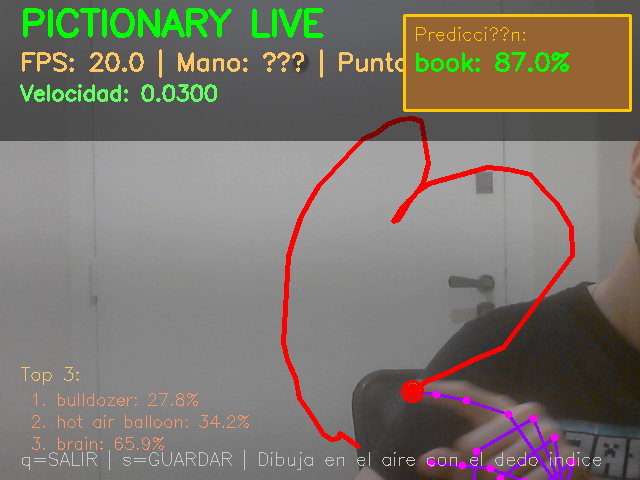
#> input picture predictions/frame_20251116_100533.png, 640 x 480 px
$ python -i advanced_vision.py   (imports and definitions only)   (older library calls are emulated)
#> lines starting #> are read from the running program, lines starting #| are printed output that depends on the picture
#> further down, picture is the input picture: shape (480, 640, 3); mean B, G, R 107.7, 117.1, 123.2
"""
Algoritmos avanzados de visión por computadora para detección de gestos.

Este módulo implementa técnicas avanzadas como background subtraction,
optical flow y análisis de movimiento para mejorar la detección de gestos.
"""

import cv2
import numpy as np
from typing import Tuple, List, Optional, Dict, Any
from dataclasses import dataclass
from enum import Enum


class BackgroundSubtractionMethod(Enum):
    """Métodos disponibles para background subtraction."""
    MOG2 = "mog2"
    KNN = "knn"
    GMG = "gmg"
    CNT = "cnt"
    GSOC = "gsoc"


class OpticalFlowMethod(Enum):
    """Métodos disponibles para optical flow."""
    LUCAS_KANADE = "lucas_kanade"
    FARNEBACK = "farneback"
    TVL1 = "tvl1"


@dataclass
class MotionVector:
    """Representa un vector de movimiento."""
    x: float
    y: float
    magnitude: float
    angle: float


@dataclass
class GestureMotion:
    """Información de movimiento de un gesto."""
    dominant_direction: float  # Ángulo dominante en grados
    average_speed: float       # Velocidad promedio
    motion_vectors: List[MotionVector]
    stability_score: float    # 0-1, qué tan estable es el movimiento
    gesture_type: str         # "drawing", "pointing", "static", "noise"


class AdvancedVisionProcessor:
    """
    Procesador avanzado de visión con background subtraction y optical flow.

    Esta clase combina múltiples técnicas de visión por computadora para
    mejorar la detección y análisis de gestos de dibujo en el aire.
    """

    def __init__(self,
                 bg_method: BackgroundSubtractionMethod = BackgroundSubtractionMethod.MOG2,
                 flow_method: OpticalFlowMethod = OpticalFlowMethod.LUCAS_KANADE,
                 learning_rate: float = 0.001,
                 history_length: int = 10):
        """
        Inicializa el procesador avanzado de visión.

        Args:
            bg_method: Método de background subtraction
            flow_method: Método de optical flow
            learning_rate: Tasa de aprendizaje para background subtraction
            history_length: Longitud del historial de frames
        """
        self.bg_method = bg_method
        self.flow_method = flow_method
        self.learning_rate = learning_rate
        self.history_length = history_length

        # Inicializar background subtractor
        self.bg_subtractor = self._create_bg_subtractor()

        # Inicializar optical flow
        self.flow_detector = self._create_flow_detector()

        # Historial de frames para análisis temporal
        self.frame_history = []
        self.flow_history = []

        # Estado del procesamiento
        self.is_initialized = False
        self.prev_frame = None
        self.prev_gray = None

        # Parámetros de análisis
        self.min_motion_threshold = 0.5
        self.max_motion_threshold = 50.0
        self.stability_threshold = 0.7

        print("✓ AdvancedVisionProcessor inicializado")
        print(f"  Background subtraction: {bg_method.value}")
        print(f"  Optical flow: {flow_method.value}")

    def _create_bg_subtractor(self):
        """Crea el background subtractor según el método seleccionado."""
        if self.bg_method == BackgroundSubtractionMethod.MOG2:
            return cv2.createBackgroundSubtractorMOG2(
                history=100,
                varThreshold=16,
                detectShadows=True
            )
        elif self.bg_method == BackgroundSubtractionMethod.KNN:
            return cv2.createBackgroundSubtractorKNN(
                history=100,
                dist2Threshold=400.0,
                detectShadows=True
            )
        elif self.bg_method == BackgroundSubtractionMethod.GMG:
            subtractor = cv2.bgsegm.createBackgroundSubtractorGMG(
                initializationFrames=20,
                decisionThreshold=0.8
            )
            return subtractor
        elif self.bg_method == BackgroundSubtractionMethod.CNT:
            return cv2.bgsegm.createBackgroundSubtractorCNT(
                minPixelStability=15,
                useHistory=True,
                maxPixelStability=15*60,
                isParallel=True
            )
        elif self.bg_method == BackgroundSubtractionMethod.GSOC:
            return cv2.bgsegm.createBackgroundSubtractorGSOC(
                mc=0.5,
                nSamples=20,
                replaceRate=0.003,
                propagationRate=0.01,
                hitsThreshold=32,
                alpha=0.01,
                beta=0.0022,
                blinkingSupressionDecay=0.1,
                blinkingSupressionMultiplier=0.1,
                noiseRemovalThresholdFacBG=0.0004,
                noiseRemovalThresholdFacFG=0.0008
            )
        else:
            raise ValueError(f"Método de background subtraction no soportado: {self.bg_method}")

    def _create_flow_detector(self):
        """Crea el detector de optical flow según el método seleccionado."""
        if self.flow_method == OpticalFlowMethod.LUCAS_KANADE:
            # Lucas-Kanade parameters
            self.lk_params = dict(
                winSize=(15, 15),
                maxLevel=2,
                criteria=(cv2.TERM_CRITERIA_EPS | cv2.TERM_CRITERIA_COUNT, 10, 0.03)
            )
            return None  # Se inicializa en cada frame
        elif self.flow_method == OpticalFlowMethod.FARNEBACK:
            return None  # Se usa cv2.calcOpticalFlowFarneback
        elif self.flow_method == OpticalFlowMethod.TVL1:
            return cv2.optflow.DualTVL1OpticalFlow_create()
        else:
            raise ValueError(f"Método de optical flow no soportado: {self.flow_method}")

    def process_frame(self, frame: np.ndarray) -> Dict[str, Any]:
        """
        Procesa un frame usando técnicas avanzadas de visión.

        Args:
            frame: Frame RGB de la cámara

        Returns:
            Diccionario con resultados del procesamiento
        """
        try:
            # Convertir a escala de grises
            gray = cv2.cvtColor(frame, cv2.COLOR_BGR2GRAY)
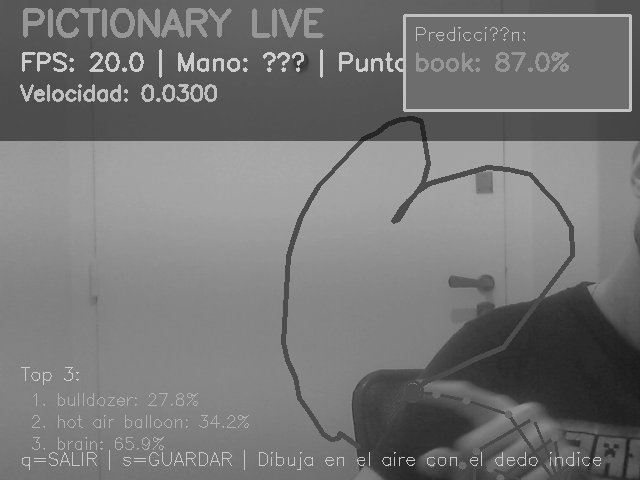
#> gray: shape (480, 640); min 26, max 205, mean 117.9

            # Suavizar para reducir ruido
            gray = cv2.GaussianBlur(gray, (5, 5), 0)

            # Inicializar si es necesario
            if not self.is_initialized:
                self._initialize_processing(gray)
                return self._get_empty_result()

            # Aplicar background subtraction
            fg_mask = self.bg_subtractor.apply(gray, learningRate=self.learning_rate)

            # Limpiar máscara
            fg_mask = self._clean_foreground_mask(fg_mask)

            # Calcular optical flow
            flow = self._calculate_optical_flow(gray)

            # Analizar movimiento
            motion_analysis = self._analyze_motion(flow, fg_mask)

            # Actualizar historial
            self._update_history(gray, flow)

            # Preparar resultado
            result = {
                'foreground_mask': fg_mask,
                'optical_flow': flow,
                'motion_analysis': motion_analysis,
                'frame_gray': gray,
                'processing_success': True
            }

            return result

        except Exception as e:
            print(f"⚠ Error en procesamiento avanzado de visión: {e}")
            return self._get_empty_result()

    def _initialize_processing(self, gray: np.ndarray):
        """Inicializa el procesamiento con el primer frame."""
        self.prev_gray = gray.copy()
        self.is_initialized = True

        # Inicializar puntos de tracking para Lucas-Kanade
        if self.flow_method == OpticalFlowMethod.LUCAS_KANADE:
            self.prev_points = cv2.goodFeaturesToTrack(
                gray,
                maxCorners=100,
                qualityLevel=0.3,
                minDistance=7,
                blockSize=7
            )
#> self.prev_points = 88 rows, first 8: [25, 57], [300, 57], [63, 66], [40, 62], [71, 69], [124, 69], [56, 57], [218, 61]

    # [252 lines left out: functions _clean_foreground_mask, _filter_components_by_size, _calculate_optical_flow, _analyze_motion, _classify_gesture_type, _update_history, not called in this run]

    def _get_empty_result(self) -> Dict[str, Any]:
        """Retorna un resultado vacío para casos de error."""
        return {
            'foreground_mask': None,
            'optical_flow': None,
            'motion_analysis': GestureMotion(
                dominant_direction=0.0,
                average_speed=0.0,
                motion_vectors=[],
                stability_score=0.0,
                gesture_type="uninitialized"
            ),
            'frame_gray': None,
            'processing_success': False
        }

    # [85 lines left out: functions get_motion_visualization, reset, get_processing_stats, create_advanced_vision_processor, not called in this run]


# [20 lines not run here, left out]

>>> import cv2
>>> picture = cv2.imread('../../predictions/frame_20251116_100533.png')
>>> result = AdvancedVisionProcessor().process_frame(picture)
#> result = 5 items

$ run again, on predictions/frame_20251116_102811.png
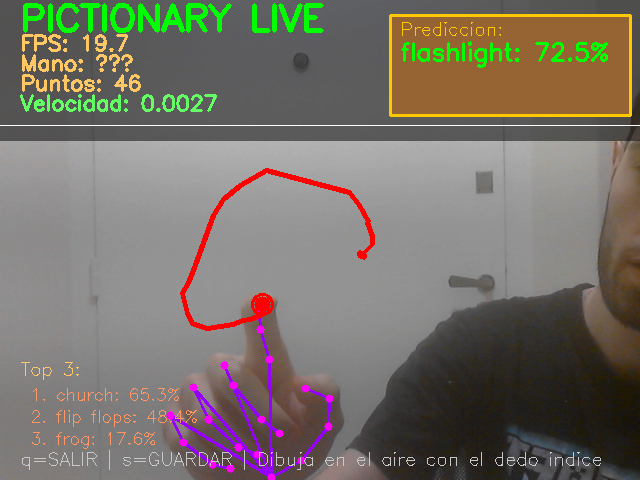
#> input picture predictions/frame_20251116_102811.png, 640 x 480 px
#> picture is the input picture: shape (480, 640, 3); mean B, G, R 104, 113.8, 119.6
#> in process_frame, `gray = cv2.cvtColor(frame, cv2.COLOR_BGR2GRAY)`:
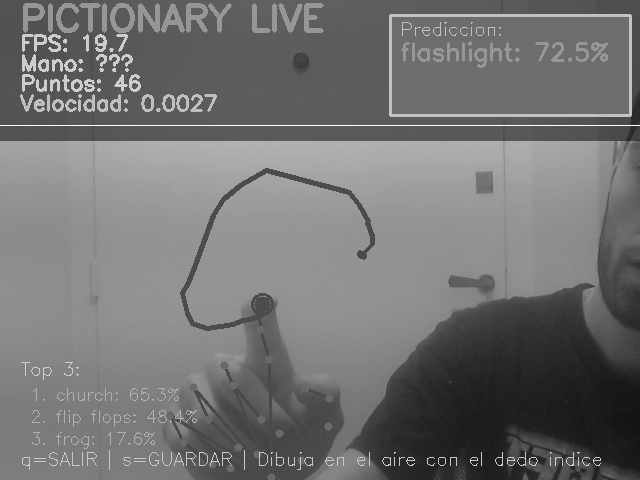
#> gray: shape (480, 640); min 17, max 255, mean 114.4
#> self.prev_points = 100 rows, first 8: [25, 79], [100, 40], [57, 47], [25, 38], [37, 39], [58, 62], [70, 62], [40, 88]
#> result = 5 items
